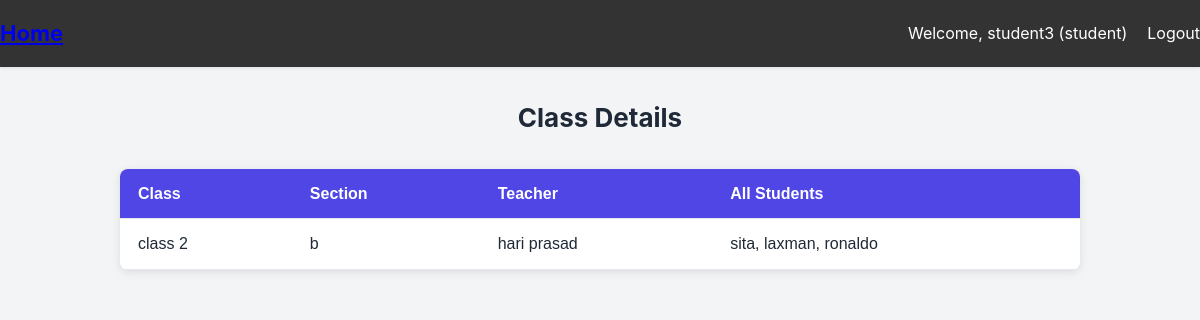
Page /school_class/5 (signed in) on the committed database.
### base/models.py (models this page shows, shortened)
class CustomUser(AbstractUser):
    USER_TYPE_CHOICES = (
        ('admin', 'Admin'),
        ('teacher', 'Teacher'),
        ('student', 'Student'),
        ('staff', 'Staff'),
    )
    name = models.CharField(max_length=255, blank=True)
    roll_number = models.IntegerField(blank=True, null=True)
    address = models.CharField(max_length=255)
    enrollment_date = models.DateField(auto_now_add=True)
    user_type = models.CharField(max_length=10, choices=USER_TYPE_CHOICES)
    email = models.EmailField(unique=True)
    image = models.ImageField(upload_to='user_image/', blank=True, null=True)
    @property
    def is_student(self):
        return self.user_type == 'student'

class School_Class(models.Model):
    class_name = models.CharField(max_length=50)
    section = models.CharField(max_length=10, blank=True)
    teacher = models.ForeignKey(CustomUser, on_delete=models.SET_NULL, null=True, blank=True)
    student = models.ManyToManyField(CustomUser, related_name='classes', blank=True)

### base/views.py (the view)
# urls.py: path('school_class/<int:id>', views.school_class, name='school_class'),
def school_class(request, id):
    teacher = CustomUser.objects.get(id=id, user_type='teacher')
    classes = School_Class.objects.get(teacher=teacher)
    students = classes.student.all()
    return render(request, 'school_class.html', {
        'teacher': teacher,
        'classes': classes,
        'students': students,
    })

### templates/school_class.html (shortened to what this page needs)
{% extends 'base.html' %}
{% load static %}
{% block content %}
<h2>Class Details</h2>
<table class="class-table">
    <thead>
        <tr>
            <th>Class</th>
            <th>Section</th>
            <th>Teacher</th>
            <th>All Students</th>
        </tr>
    </thead>
    <tbody>
        {% if user.is_student %}
            <tr>
                <td>{{ classes.class_name }}</td>
                <td>{{ classes.section }}</td>
                <td>{{ teacher.name }}</td>
                <td class="student-list">
                    {% for student in students %}
                        {{ student.name }}{% if not forloop.last %}, {% endif %}
                    {% endfor %}
                </td>
            </tr>
        {% endif %}
    </tbody>
</table>
{% endblock %}

### templates/navbar.html (shortened to what this page needs)
{% load static %}
<!DOCTYPE html>
<html lang="en">
<head>
    <link rel="stylesheet" href="{% static 'css/navbar.css' %}">
</head>
<body>
    <nav class="navbar">
        <a class="logo" href="{% url 'dashboard' %}">Home</a>
        <ul class="nav-links">
            {% if user.USER_TYPE_CHOICES %}
            <span>
                Welcome, <span>{{ user.username }}</span>
                <span>({{ user.user_type }})</span>
            </span>
            <a href="{% url 'logout' %}">Logout</a>
            {% else %}
            <a href="{% url 'login' %}">Login</a>
            <a href="{% url 'signup' %}">Sign Up</a>
            {% endif %}
        </ul>
    </nav>
</body>
</html>

### static/css/style.css (style rules this page uses)
* { margin: 0; padding: 0; box-sizing: border-box; }
body { font-family: -apple-system, BlinkMacSystemFont, 'Segoe UI', Roboto, 'Helvetica Neue', Arial, sans-serif; background-color: #f3f4f6; color: #1f2937; line-height: 1.6; }
.navbar { background-color: #ffffff; box-shadow: 0 1px 3px rgba(0, 0, 0, 0.1); padding: 1rem 0; }

### static/css/navbar.css (style rules this page uses)
.navbar { background-color: #333; color: white; display: flex; justify-content: space-between; align-items: center; }
.logo { font-size: 22px; font-weight: bold; }
.nav-links { list-style: none; display: flex; gap: 20px; }
.nav-links a { color: white; text-decoration: none; font-size: 16px; }

### templates/school_class.html (style rules this page uses)
.class-table { width: 80%; margin: 30px auto; border-collapse: collapse; font-family: Arial, sans-serif; font-size: 16px; background: #ffffff; box-shadow: 0 2px 10px rgba(0, 0, 0, 0.1); border-radius: 8px; overflow: hidden; }
.class-table thead { background: #4f46e5; color: white; }
.class-table th, .class-table td { padding: 12px 18px; text-align: left; border-bottom: 1px solid #e5e7eb; }
h2 { text-align: center; margin-top: 30px; font-size: 26px; color: #1f2937; }
.student-list { max-height: 100px; overflow-y: auto; }

### rows in the picture
CustomUser: username "student3", user_type "student", name "laxman"
School_Class: class_name "class 2", section "b"
CustomUser: name "hari prasad"
CustomUser: name "sita"
CustomUser: name "ronaldo"
